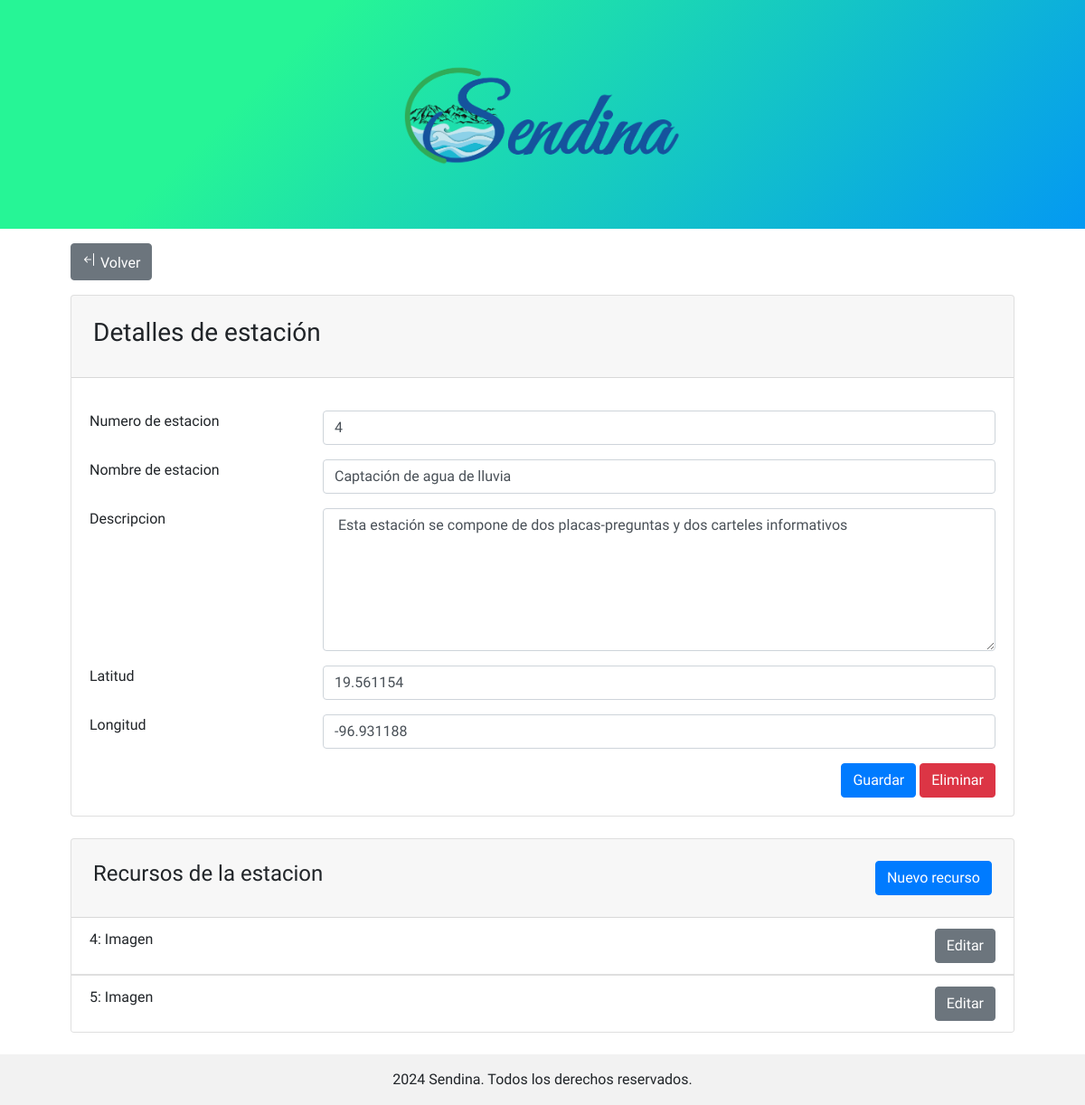
The page /estacion/editar/4/4 (signed in) on the database its author committed.
### tables this page shows
CREATE TABLE IF NOT EXISTS estacion (
  id_estacion INT NOT NULL AUTO_INCREMENT,
  numero INT NULL,
  nombre VARCHAR(50) NULL,
  descripcion TEXT NULL,
  latitud VARCHAR(20) NULL,
  longitud VARCHAR(20) NULL,
  PRIMARY KEY (id_estacion));

CREATE TABLE IF NOT EXISTS recurso (
  id_recurso INT NOT NULL AUTO_INCREMENT,
  numero INT NULL,
  url VARCHAR(500) NULL,
  creditos VARCHAR(100) NULL,
  id_tipo_recurso INT NULL,
  PRIMARY KEY (id_recurso),
  CONSTRAINT fk_recurso_tipo_recurso1
    FOREIGN KEY (id_tipo_recurso)
    REFERENCES tipo_recurso (id_tipo_recurso)
    ON DELETE CASCADE);

CREATE TABLE IF NOT EXISTS tipo_recurso (
  id_tipo_recurso INT NOT NULL AUTO_INCREMENT,
  tipo VARCHAR(20) NULL,
  PRIMARY KEY (id_tipo_recurso));

### librerias/vista.php (called while the page is built, shortened)
<?php
class Vista{
	function mostrar($nombre){
		require 'vistas/' . $nombre . '.php';
	}
}
?>

### controladores/estacionControlador.php (called while the page is built, shortened)
<?php
require_once 'entidades/EstacionBean.php';
require_once 'entidades/RecursoBean.php';
require_once 'modelos/recursoModelo.php';
class EstacionControlador extends Controlador{
	function __construct(){
		$this->vista->mensaje = "";
		$this->vista->estacion = null;
		$this->vista->recurso_lista = [];
		$this->vista->id_sendero = 0;
		$this->vista->numero = 0;
		$this->modeloRecurso = new RecursoModelo();
	}
	function renderizar($vista = "estacion/editor"){
		$this->vista->mostrar($vista);
	}
	function editar($parametros=null){
		$id_estacion = $parametros[0];
		$numero = 0;
		if(isset($parametros[1])){
			$numero = $parametros[1];
		}
		$estacion = $this->modelo->select($id_estacion);
		if($id_estacion!=0){
			$recursos = $this->modeloRecurso->selectByEstacion($id_estacion);
			$this->vista->recurso_lista = $recursos;
		}
		$this->vista->estacion = $estacion;
		$this->vista->numero = $numero;
		$this->renderizar();
	}
}
?>

### index.php (called while the page is built, shortened)
<?php
	require_once 'librerias/conexionDB.php';
	require_once 'librerias/controlador.php';
	require_once 'librerias/vista.php';
	require_once 'librerias/modelo.php';
	$app = new App();
?>

### entidades/EstacionBean.php (called while the page is built, shortened)
<?php
class EstacionBean {
	private $id_estacion;
	private $numero;
	private $nombre;
	private $descripcion;
	private $latitud;
	private $longitud;
	public function __construct(
            $id_estacion = null,
            $numero = null,
            $nombre = null,
            $descripcion = null,
            $latitud = null,
			$longitud = null,
            $recursos = []
        ) {
		$this->id_estacion = $id_estacion;
		$this->numero = $numero;
		$this->nombre = $nombre;
		$this->descripcion = $descripcion;
		$this->latitud = $latitud;
		$this->longitud = $longitud;
	}
    public function set_id_estacion($id_estacion) {
        $this->id_estacion = $id_estacion;
    }
    public function get_id_estacion() {
        return $this->id_estacion;
    }
    public function set_numero($numero) {
        $this->numero = $numero;
    }
    public function get_numero() {
        return $this->numero;
    }
    public function set_nombre($nombre) {
        $this->nombre = $nombre;
    }
    public function get_nombre() {
        return $this->nombre;
    }
    public function set_descripcion($descripcion) {
        $this->descripcion = $descripcion;
    }
    public function get_descripcion() {
        return $this->descripcion;
    }
    public function set_latitud($latitud) {
        $this->latitud = $latitud;
    }
    public function get_latitud() {
        return $this->latitud;
    }
    public function set_longitud($longitud) {
        $this->longitud = $longitud;
    }
    public function get_longitud() {
        return $this->longitud;
    }
}
?>

### librerias/modelo.php (called while the page is built)
<?php
class Modelo{
	function __construct(){
		$this->conexion = new ConexionDB();
	}
}
?>

### librerias/conexionDB.php (called while the page is built)
<?php
class ConexionDB{
	private $host;
	private $db;
	private $user;
	private $password;
	private $charset;
	private $pdo;
	public function __construct() {
		$this->host = constant ('HOST');
		$this->db = constant('DB');
		$this->user = constant ('USER');
		$this->password = constant ('PASSWORD');
		$this->charset = constant ('CHARSET');
	}
    function connect(){
		if ($this->pdo == null) {
			try{
				$connection = "mysql:host=" . $this->host . ";dbname=" . $this->db . ";charset=" . $this->charset;
				$options = [
					PDO::ATTR_ERRMODE            => PDO::ERRMODE_EXCEPTION,
					PDO::ATTR_EMULATE_PREPARES   => false,
				];
				$this->pdo = new PDO($connection, $this->user, $this->password, $options);
			}catch(PDOException $e){
				print_r('Error connection: ' . $e->getMessage());
			}
		}
		return $this->pdo;
    }
}
?>

### modelos/estacionModelo.php (called while the page is built, shortened)
<?php
require_once 'modelos/recursoModelo.php';
require_once 'entidades/RecursoBean.php';
class EstacionModelo extends Modelo{
	public function select($id_estacion){
		$sql = 'SELECT * from estacion where id_estacion=:id_estacion;';
		$query = $this->conexion->connect()->prepare($sql);
		try{
			$query->execute(['id_estacion'=>$id_estacion]);
			$row = $query->fetch();
			if ($row) {
				$estacion = new EstacionBean();
				$estacion->set_id_estacion($id_estacion);
				$estacion->set_numero($row['numero']);
				$estacion->set_nombre($row['nombre']);
				$estacion->set_descripcion($row['descripcion']);
				$estacion->set_latitud($row['latitud']);
				$estacion->set_longitud($row['longitud']);
				return $estacion;
			} else {
				return null;
			}
		}
		catch(PDOException $e){
			return null;
		}
	}
}
?>

### librerias/controlador.php (called while the page is built, shortened)
<?php
class Controlador{
	function cargarModelo($modelo){
		$url = 'modelos/'.$modelo.'Modelo.php';
		if(file_exists($url)){
			$this->modelo = new $modeloName();
		}
	}
}
?>

### entidades/RecursoBean.php (called while the page is built, shortened)
<?php
class RecursoBean{
	private $id_recurso;
	private $numero;
	private $tipo_recurso;
    public function __construct(
            $id_recurso = null,
            $numero = null,
            $url = null,
            $creditos = null,
            $id_tipo_recurso = null,
			$tipo_recurso = null
        ) {
        $this->id_recurso = $id_recurso;
        $this->numero = $numero;
		$this->tipo_recurso = $tipo_recurso;
    }
    public function get_id_recurso() {
        return $this->id_recurso;
    }
    public function get_numero() {
        return $this->numero;
    }
    public function get_tipo_recurso() {
        return $this->tipo_recurso;
    }
}
?>

### modelos/recursoModelo.php (called while the page is built, shortened)
<?php
class RecursoModelo extends Modelo{
	public function selectByEstacion($id_estacion){
		$lista = [];
		$sql = 'SELECT recurso.id_recurso,recurso.numero, recurso.url, recurso.creditos, recurso.id_tipo_recurso, tipo_recurso.tipo FROM  estacion
				JOIN estacion_recurso ON estacion.id_estacion = estacion_recurso.id_estacion
				JOIN recurso ON estacion_recurso.id_recurso = recurso.id_recurso
				JOIN tipo_recurso ON recurso.id_tipo_recurso = tipo_recurso.id_tipo_recurso
				where estacion.id_estacion = :id_estacion ORDER BY recurso.numero ASC;';
		try{
			$query = $this->conexion->connect()->prepare($sql);
			$query->execute([':id_estacion' => $id_estacion]);
			while($row = $query->fetch()) {
				$recurso = new RecursoBean(
					$row['id_recurso'],
					$row['numero'],
					$row['url'],
					$row['creditos'],
					$row['id_tipo_recurso'],
					$row['tipo']
				);
				array_push($lista, $recurso);
			}
			return $lista;
		}
		catch(PDOException $e) {
			return [];
		}
	}
}
?>

### vistas/estacion/editor.php (the view, shortened to what this page needs)
<!DOCTYPE html>
<html lang="en">
<head>
</head>
<body>
	<?php  require 'vistas/header.php' ?>
	<div class="container px-5 mt-3">
	<a class="btn btn-secondary mb-3" href="<?php echo constant('URL') ?>sendero/editar/<?php echo $_SESSION['id_sendero']?>"> <i class="bi bi-arrow-bar-left"> </i> Volver </a>
		<div class="card mb-4">
			<div class="card-header navbar navbar-expand-sm p-4">
				<h3> Detalles de estación </h3>
			</div>
			<?php
				$id_estacion = 0;
				$numero = $this->numero;
				$nombre = '';
				$descripcion = '';
				$latitud ='';
				$longitud = '';
				if($this->estacion !== null){
					$id_estacion = $this->estacion->get_id_estacion();
					$numero = $this->estacion->get_numero();
					$nombre = $this->estacion->get_nombre();
					$descripcion = $this->estacion->get_descripcion();
					$latitud = $this->estacion->get_latitud();
					$longitud = $this->estacion->get_longitud();
				}
			?>
			<div class="card-body">
				<form action="<?php echo constant('URL') ?>estacion/guardar" method="post" id="senderoForm">
					<div class="form-group row">
						<div class="col-12 col-sm-3">
							<label for="numero">Numero de estacion</label>
						</div>
						<div class="col-12 col-sm-9">
							<input class="form-control" type="text" name="numero" value="<?php echo $numero ?>" required>
						</div>
					</div>
					<div class="form-group row">
						<div class="col-12 col-sm-3">
							<label for="nombre">Nombre de estacion</label>
						</div>
						<div class="col-12 col-sm-9">
							<input class="form-control" type="text" name="nombre" maxlength="50" value="<?php echo $nombre ?>" required>
						</div>
					</div>
					<div class="form-group row">
						<div class="col-12 col-sm-3">
							<label for="descripcion">Descripcion</label>
						</div>
						<div class="col-12 col-sm-9">
							<textarea class="form-control" id="textAreaExample2" rows="6" name="descripcion"> <?php echo $descripcion ?></textarea>
						</div>
					</div>
					<div class="form-group row">
						<div class="col-12 col-sm-3">
							<label for="latitud"> Latitud</label>
						</div>
						<div class="col-12 col-sm-9">
							<input class="form-control" type="number" name="latitud" maxlength="20" value="<?php echo $latitud ?>" required>
						</div>
					</div>
					<div class="form-group row">
						<div class="col-12 col-sm-3">
							<label for="longitud"> Longitud</label>
						</div>
						<div class="col-12 col-sm-9">
							<input class="form-control" type="number" name="longitud" maxlength="20" value="<?php echo $longitud ?>" required>
						</div>
					</div>
					<div class="float-right">
						<input class="btn btn-primary" type="submit" value="Guardar">
						<?php if($this->estacion !== null){ ?>
							<a class="btn btn-danger" href="<?php echo constant('URL') ?>estacion/borrar/<?php echo $id_estacion ?>"> Eliminar</a>
						<?php } ?>
					</div>
				</form>
			</div>
		</div>
		<?php if($id_estacion != 0){ ?>
		<div class="card mb-4">
			<div class="card-header navbar navbar-expand-sm p-4">
				<h4> Recursos de la estacion </h4>
				<a class="btn btn-primary ml-auto" href="<?php echo constant('URL').'recurso/editar/0/'.(sizeof($this->recurso_lista)+1)?>"> Nuevo recurso </a>
			</div>
			<?php
			if(sizeof($this->recurso_lista) > 0){
				foreach ($this->recurso_lista as $recurso):
			?>
			<ul class="list-group list-group-flush">
				<li class="list-group-item">
					<div>
						<?php echo $recurso->get_numero(); ?>: <?php echo $recurso->get_tipo_recurso(); ?>
						<a class="btn btn-secondary float-right" href="<?php echo constant('URL').'recurso/editar/'.$recurso->get_id_recurso().'/'.(sizeof($this->recurso_lista)+1)?>"> Editar </a>
					</div>
				</li>
			</ul>
			<?php
				endforeach;
			}
			else{
				echo "No hay recursos";
			}
			?>
		</div>
		<?php } ?>
	</div>
	<?php  require 'vistas/footer.php' ?>
</body>
</html>

### public/css/custom.css (style rules this page uses)
* { margin: 0;padding: 0 }
body { overflow-x: hidden; }
.bi { vertical-align: text-bottom; width: 1em; height: 1em; }

### vistas/header.php (style rules this page uses)
body, h1, h2, h3, h4, h5, h6 { font-family: "Varela Round", sans-serif; }

### rows shown on the page
estacion: numero "4", nombre "Captación de agua de lluvia", descripcion "Esta estación se compone de dos placas-preguntas y dos carteles informativos", latitud "19.561154", longitud "-96.931188"
recurso: numero "4", id_tipo_recurso.tipo "Imagen"
recurso: numero "5", id_tipo_recurso.tipo "Imagen"
